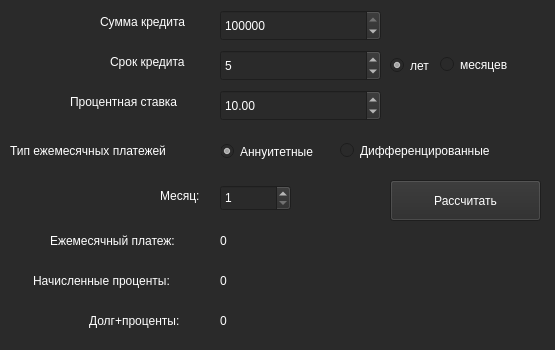
<?xml version="1.0" encoding="UTF-8"?>
<ui version="4.0">
 <class>CreditCalc</class>
 <widget class="QMainWindow" name="CreditCalc">
  <property name="geometry">
   <rect>
    <x>0</x>
    <y>0</y>
    <width>555</width>
    <height>350</height>
   </rect>
  </property>
  <property name="windowTitle">
   <string>MainWindow</string>
  </property>
  <widget class="QWidget" name="centralwidget">
   <property name="styleSheet">
    <string notr="true">QWidget {
background-color: rgb(42, 42, 42);
}</string>
   </property>
   <widget class="QLabel" name="Percentage">
    <property name="geometry">
     <rect>
      <x>220</x>
      <y>270</y>
      <width>321</width>
      <height>21</height>
     </rect>
    </property>
    <property name="styleSheet">
     <string notr="true">QLabel {
color: white;
}</string>
    </property>
    <property name="text">
     <string>0</string>
    </property>
   </widget>
   <widget class="QLabel" name="Term_label">
    <property name="geometry">
     <rect>
      <x>110</x>
      <y>51</y>
      <width>111</width>
      <height>21</height>
     </rect>
    </property>
    <property name="styleSheet">
     <string notr="true">QLabel {
color: white;
}</string>
    </property>
    <property name="text">
     <string>Срок кредита</string>
    </property>
   </widget>
   <widget class="QSpinBox" name="Month_spinBox">
    <property name="geometry">
     <rect>
      <x>220</x>
      <y>185</y>
      <width>71</width>
      <height>26</height>
     </rect>
    </property>
    <property name="styleSheet">
     <string notr="true">QSpinBox {
color: white;
}</string>
    </property>
    <property name="minimum">
     <number>1</number>
    </property>
    <property name="maximum">
     <number>1000</number>
    </property>
    <property name="value">
     <number>1</number>
    </property>
   </widget>
   <widget class="QLabel" name="Amount_label">
    <property name="geometry">
     <rect>
      <x>100</x>
      <y>11</y>
      <width>111</width>
      <height>21</height>
     </rect>
    </property>
    <property name="styleSheet">
     <string notr="true">QLabel {
color: white;
}</string>
    </property>
    <property name="text">
     <string>Сумма кредита</string>
    </property>
   </widget>
   <widget class="QSpinBox" name="Amount_spinBox">
    <property name="geometry">
     <rect>
      <x>220</x>
      <y>10</y>
      <width>161</width>
      <height>31</height>
     </rect>
    </property>
    <property name="styleSheet">
     <string notr="true">QSpinBox {
color: white;
}</string>
    </property>
    <property name="minimum">
     <number>1</number>
    </property>
    <property name="maximum">
     <number>100000000</number>
    </property>
    <property name="singleStep">
     <number>100</number>
    </property>
    <property name="value">
     <number>500000</number>
    </property>
   </widget>
   <widget class="QPushButton" name="Eq_button">
    <property name="geometry">
     <rect>
      <x>390</x>
      <y>180</y>
      <width>151</width>
      <height>41</height>
     </rect>
    </property>
    <property name="styleSheet">
     <string notr="true">QPushButton {
color: white;
}</string>
    </property>
    <property name="text">
     <string>Рассчитать</string>
    </property>
   </widget>
   <widget class="QSpinBox" name="Term_spinBox">
    <property name="geometry">
     <rect>
      <x>220</x>
      <y>50</y>
      <width>161</width>
      <height>31</height>
     </rect>
    </property>
    <property name="styleSheet">
     <string notr="true">QSpinBox {
color: white;
}</string>
    </property>
    <property name="minimum">
     <number>1</number>
    </property>
    <property name="maximum">
     <number>100</number>
    </property>
    <property name="value">
     <number>5</number>
    </property>
   </widget>
   <widget class="QLabel" name="Rate_label">
    <property name="geometry">
     <rect>
      <x>70</x>
      <y>91</y>
      <width>141</width>
      <height>21</height>
     </rect>
    </property>
    <property name="styleSheet">
     <string notr="true">QLabel {
color: white;
}</string>
    </property>
    <property name="text">
     <string>Процентная ставка</string>
    </property>
   </widget>
   <widget class="QLabel" name="Payment_label">
    <property name="geometry">
     <rect>
      <x>50</x>
      <y>230</y>
      <width>161</width>
      <height>21</height>
     </rect>
    </property>
    <property name="styleSheet">
     <string notr="true">QLabel {
color: white;
}</string>
    </property>
    <property name="text">
     <string>Ежемесячный платеж:</string>
    </property>
   </widget>
   <widget class="QLabel" name="Percentage_label">
    <property name="geometry">
     <rect>
      <x>33</x>
      <y>270</y>
      <width>181</width>
      <height>21</height>
     </rect>
    </property>
    <property name="styleSheet">
     <string notr="true">QLabel {
color: white;
}</string>
    </property>
    <property name="text">
     <string>Начисленные проценты:</string>
    </property>
   </widget>
   <widget class="QRadioButton" name="Ann_button">
    <property name="geometry">
     <rect>
      <x>220</x>
      <y>140</y>
      <width>121</width>
      <height>23</height>
     </rect>
    </property>
    <property name="styleSheet">
     <string notr="true">QRadioButton {
color: white;
}</string>
    </property>
    <property name="text">
     <string>Аннуитетные</string>
    </property>
    <property name="checked">
     <bool>true</bool>
    </property>
    <attribute name="buttonGroup">
     <string notr="true">buttonGroup_2</string>
    </attribute>
   </widget>
   <widget class="QDoubleSpinBox" name="Rate_doubleSpinBox">
    <property name="geometry">
     <rect>
      <x>220</x>
      <y>90</y>
      <width>161</width>
      <height>31</height>
     </rect>
    </property>
    <property name="styleSheet">
     <string notr="true">QDoubleSpinBox {
color: white;
}</string>
    </property>
    <property name="minimum">
     <double>0.000000000000000</double>
    </property>
    <property name="value">
     <double>10.000000000000000</double>
    </property>
   </widget>
   <widget class="QRadioButton" name="Years_button">
    <property name="geometry">
     <rect>
      <x>390</x>
      <y>54</y>
      <width>51</width>
      <height>23</height>
     </rect>
    </property>
    <property name="styleSheet">
     <string notr="true">QRadioButton {
color: white;
}</string>
    </property>
    <property name="text">
     <string>лет</string>
    </property>
    <property name="checked">
     <bool>true</bool>
    </property>
    <attribute name="buttonGroup">
     <string notr="true">buttonGroup</string>
    </attribute>
   </widget>
   <widget class="QLabel" name="Payment">
    <property name="geometry">
     <rect>
      <x>220</x>
      <y>230</y>
      <width>321</width>
      <height>21</height>
     </rect>
    </property>
    <property name="styleSheet">
     <string notr="true">QLabel {
color: white;
}</string>
    </property>
    <property name="text">
     <string>0</string>
    </property>
   </widget>
   <widget class="QRadioButton" name="Months_button">
    <property name="geometry">
     <rect>
      <x>440</x>
      <y>54</y>
      <width>91</width>
      <height>21</height>
     </rect>
    </property>
    <property name="styleSheet">
     <string notr="true">QRadioButton {
color: white;
}</string>
    </property>
    <property name="text">
     <string>месяцев</string>
    </property>
    <attribute name="buttonGroup">
     <string notr="true">buttonGroup</string>
    </attribute>
   </widget>
   <widget class="QLabel" name="All_label">
    <property name="geometry">
     <rect>
      <x>89</x>
      <y>310</y>
      <width>121</width>
      <height>21</height>
     </rect>
    </property>
    <property name="styleSheet">
     <string notr="true">QLabel {
color: white;
}</string>
    </property>
    <property name="text">
     <string>Долг+проценты:</string>
    </property>
   </widget>
   <widget class="QLabel" name="Month_label">
    <property name="geometry">
     <rect>
      <x>160</x>
      <y>186</y>
      <width>51</width>
      <height>20</height>
     </rect>
    </property>
    <property name="styleSheet">
     <string notr="true">QLabel {
color: white;
}</string>
    </property>
    <property name="text">
     <string>Месяц:</string>
    </property>
   </widget>
   <widget class="QLabel" name="All">
    <property name="geometry">
     <rect>
      <x>220</x>
      <y>310</y>
      <width>321</width>
      <height>21</height>
     </rect>
    </property>
    <property name="styleSheet">
     <string notr="true">QLabel {
color: white;
}</string>
    </property>
    <property name="text">
     <string>0</string>
    </property>
   </widget>
   <widget class="QRadioButton" name="Diff_button">
    <property name="enabled">
     <bool>true</bool>
    </property>
    <property name="geometry">
     <rect>
      <x>340</x>
      <y>140</y>
      <width>191</width>
      <height>21</height>
     </rect>
    </property>
    <property name="styleSheet">
     <string notr="true">QRadioButton {
color: white;
}</string>
    </property>
    <property name="text">
     <string>Дифференцированные</string>
    </property>
    <property name="checked">
     <bool>false</bool>
    </property>
    <attribute name="buttonGroup">
     <string notr="true">buttonGroup_2</string>
    </attribute>
   </widget>
   <widget class="QLabel" name="Type_label">
    <property name="geometry">
     <rect>
      <x>10</x>
      <y>140</y>
      <width>211</width>
      <height>21</height>
     </rect>
    </property>
    <property name="styleSheet">
     <string notr="true">QLabel {
color: white;
}</string>
    </property>
    <property name="text">
     <string>Тип ежемесячных платежей</string>
    </property>
   </widget>
  </widget>
 </widget>
 <resources/>
 <connections/>
 <buttongroups>
  <buttongroup name="buttonGroup"/>
  <buttongroup name="buttonGroup_2"/>
 </buttongroups>
</ui>
